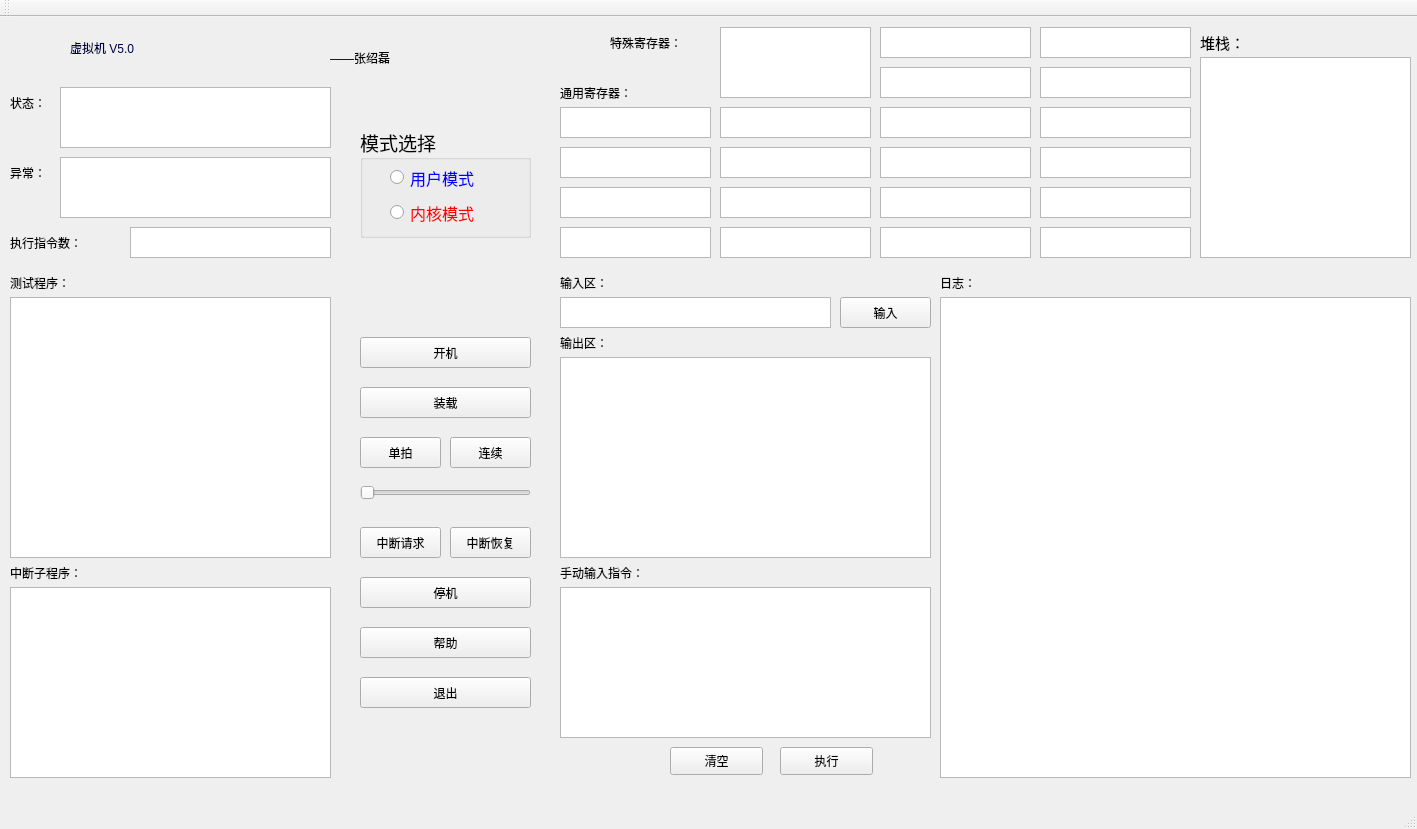
<?xml version="1.0" encoding="UTF-8"?>
<ui version="4.0">
 <class>MainWindow</class>
 <widget class="QMainWindow" name="MainWindow">
  <property name="geometry">
   <rect>
    <x>0</x>
    <y>0</y>
    <width>1417</width>
    <height>829</height>
   </rect>
  </property>
  <property name="windowTitle">
   <string>MainWindow</string>
  </property>
  <widget class="QWidget" name="centralWidget">
   <widget class="QTextEdit" name="textEdit">
    <property name="geometry">
     <rect>
      <x>940</x>
      <y>280</y>
      <width>471</width>
      <height>481</height>
     </rect>
    </property>
   </widget>
   <widget class="QTextEdit" name="textEdit_2">
    <property name="geometry">
     <rect>
      <x>10</x>
      <y>280</y>
      <width>321</width>
      <height>261</height>
     </rect>
    </property>
    <property name="styleSheet">
     <string notr="true">font: 10pt &quot;微软雅黑&quot;;</string>
    </property>
   </widget>
   <widget class="QPushButton" name="pushButton_START">
    <property name="geometry">
     <rect>
      <x>360</x>
      <y>320</y>
      <width>171</width>
      <height>31</height>
     </rect>
    </property>
    <property name="font">
     <font>
      <family>Adobe 黑体 Std R</family>
      <pointsize>9</pointsize>
     </font>
    </property>
    <property name="text">
     <string>开机</string>
    </property>
   </widget>
   <widget class="QTextEdit" name="textEdit_PC">
    <property name="geometry">
     <rect>
      <x>880</x>
      <y>10</y>
      <width>151</width>
      <height>31</height>
     </rect>
    </property>
   </widget>
   <widget class="QTextEdit" name="textEdit_IAR">
    <property name="geometry">
     <rect>
      <x>1040</x>
      <y>10</y>
      <width>151</width>
      <height>31</height>
     </rect>
    </property>
   </widget>
   <widget class="QTextEdit" name="textEdit_SP">
    <property name="geometry">
     <rect>
      <x>880</x>
      <y>50</y>
      <width>151</width>
      <height>31</height>
     </rect>
    </property>
   </widget>
   <widget class="QTextEdit" name="textEdit_PSW">
    <property name="geometry">
     <rect>
      <x>1040</x>
      <y>50</y>
      <width>151</width>
      <height>31</height>
     </rect>
    </property>
   </widget>
   <widget class="QTextEdit" name="textEdit_IR">
    <property name="geometry">
     <rect>
      <x>720</x>
      <y>10</y>
      <width>151</width>
      <height>71</height>
     </rect>
    </property>
   </widget>
   <widget class="QPushButton" name="pushButton_STEP">
    <property name="geometry">
     <rect>
      <x>360</x>
      <y>420</y>
      <width>81</width>
      <height>31</height>
     </rect>
    </property>
    <property name="font">
     <font>
      <family>Adobe 黑体 Std R</family>
      <pointsize>9</pointsize>
     </font>
    </property>
    <property name="text">
     <string>单拍</string>
    </property>
   </widget>
   <widget class="QPushButton" name="pushButton_CONTINUOUS">
    <property name="geometry">
     <rect>
      <x>450</x>
      <y>420</y>
      <width>81</width>
      <height>31</height>
     </rect>
    </property>
    <property name="font">
     <font>
      <family>Adobe 黑体 Std R</family>
      <pointsize>9</pointsize>
     </font>
    </property>
    <property name="text">
     <string>连续</string>
    </property>
   </widget>
   <widget class="QTextEdit" name="textEdit_G">
    <property name="geometry">
     <rect>
      <x>880</x>
      <y>130</y>
      <width>151</width>
      <height>31</height>
     </rect>
    </property>
   </widget>
   <widget class="QTextEdit" name="textEdit_D">
    <property name="geometry">
     <rect>
      <x>1040</x>
      <y>90</y>
      <width>151</width>
      <height>31</height>
     </rect>
    </property>
   </widget>
   <widget class="QTextEdit" name="textEdit_F">
    <property name="geometry">
     <rect>
      <x>720</x>
      <y>130</y>
      <width>151</width>
      <height>31</height>
     </rect>
    </property>
   </widget>
   <widget class="QTextEdit" name="textEdit_B">
    <property name="geometry">
     <rect>
      <x>720</x>
      <y>90</y>
      <width>151</width>
      <height>31</height>
     </rect>
    </property>
   </widget>
   <widget class="QTextEdit" name="textEdit_C">
    <property name="geometry">
     <rect>
      <x>880</x>
      <y>90</y>
      <width>151</width>
      <height>31</height>
     </rect>
    </property>
   </widget>
   <widget class="QTextEdit" name="textEdit_H">
    <property name="geometry">
     <rect>
      <x>1040</x>
      <y>130</y>
      <width>151</width>
      <height>31</height>
     </rect>
    </property>
   </widget>
   <widget class="QTextEdit" name="textEdit_A">
    <property name="geometry">
     <rect>
      <x>560</x>
      <y>90</y>
      <width>151</width>
      <height>31</height>
     </rect>
    </property>
   </widget>
   <widget class="QTextEdit" name="textEdit_E">
    <property name="geometry">
     <rect>
      <x>560</x>
      <y>130</y>
      <width>151</width>
      <height>31</height>
     </rect>
    </property>
   </widget>
   <widget class="QPushButton" name="pushButton_STOP">
    <property name="geometry">
     <rect>
      <x>360</x>
      <y>560</y>
      <width>171</width>
      <height>31</height>
     </rect>
    </property>
    <property name="font">
     <font>
      <family>Adobe 黑体 Std R</family>
      <pointsize>9</pointsize>
     </font>
    </property>
    <property name="text">
     <string>停机</string>
    </property>
   </widget>
   <widget class="QTextEdit" name="textEdit_N">
    <property name="geometry">
     <rect>
      <x>720</x>
      <y>210</y>
      <width>151</width>
      <height>31</height>
     </rect>
    </property>
   </widget>
   <widget class="QTextEdit" name="textEdit_I">
    <property name="geometry">
     <rect>
      <x>560</x>
      <y>170</y>
      <width>151</width>
      <height>31</height>
     </rect>
    </property>
   </widget>
   <widget class="QTextEdit" name="textEdit_K">
    <property name="geometry">
     <rect>
      <x>880</x>
      <y>170</y>
      <width>151</width>
      <height>31</height>
     </rect>
    </property>
   </widget>
   <widget class="QTextEdit" name="textEdit_P">
    <property name="geometry">
     <rect>
      <x>1040</x>
      <y>210</y>
      <width>151</width>
      <height>31</height>
     </rect>
    </property>
   </widget>
   <widget class="QTextEdit" name="textEdit_J">
    <property name="geometry">
     <rect>
      <x>720</x>
      <y>170</y>
      <width>151</width>
      <height>31</height>
     </rect>
    </property>
   </widget>
   <widget class="QTextEdit" name="textEdit_M">
    <property name="geometry">
     <rect>
      <x>560</x>
      <y>210</y>
      <width>151</width>
      <height>31</height>
     </rect>
    </property>
   </widget>
   <widget class="QTextEdit" name="textEdit_O">
    <property name="geometry">
     <rect>
      <x>880</x>
      <y>210</y>
      <width>151</width>
      <height>31</height>
     </rect>
    </property>
   </widget>
   <widget class="QTextEdit" name="textEdit_L">
    <property name="geometry">
     <rect>
      <x>1040</x>
      <y>170</y>
      <width>151</width>
      <height>31</height>
     </rect>
    </property>
   </widget>
   <widget class="QTextEdit" name="textEdit_state">
    <property name="geometry">
     <rect>
      <x>60</x>
      <y>70</y>
      <width>271</width>
      <height>61</height>
     </rect>
    </property>
    <property name="styleSheet">
     <string notr="true">font: 10pt &quot;微软雅黑&quot;;</string>
    </property>
   </widget>
   <widget class="QPushButton" name="pushButton_LOAD">
    <property name="geometry">
     <rect>
      <x>360</x>
      <y>370</y>
      <width>171</width>
      <height>31</height>
     </rect>
    </property>
    <property name="font">
     <font>
      <family>Adobe 黑体 Std R</family>
      <pointsize>9</pointsize>
     </font>
    </property>
    <property name="text">
     <string>装载</string>
    </property>
   </widget>
   <widget class="QTextEdit" name="textEdit_out">
    <property name="geometry">
     <rect>
      <x>560</x>
      <y>340</y>
      <width>371</width>
      <height>201</height>
     </rect>
    </property>
    <property name="styleSheet">
     <string notr="true">font: 10pt &quot;微软雅黑&quot;;</string>
    </property>
   </widget>
   <widget class="QPushButton" name="pushButton_INTERRUPT">
    <property name="geometry">
     <rect>
      <x>360</x>
      <y>510</y>
      <width>81</width>
      <height>31</height>
     </rect>
    </property>
    <property name="font">
     <font>
      <family>Adobe 黑体 Std R</family>
      <pointsize>9</pointsize>
     </font>
    </property>
    <property name="text">
     <string>中断请求</string>
    </property>
   </widget>
   <widget class="QPushButton" name="pushButton_RECVER">
    <property name="geometry">
     <rect>
      <x>450</x>
      <y>510</y>
      <width>81</width>
      <height>31</height>
     </rect>
    </property>
    <property name="font">
     <font>
      <family>Adobe 黑体 Std R</family>
      <pointsize>9</pointsize>
     </font>
    </property>
    <property name="text">
     <string>中断恢复</string>
    </property>
   </widget>
   <widget class="QTextEdit" name="textEdit_error">
    <property name="geometry">
     <rect>
      <x>60</x>
      <y>140</y>
      <width>271</width>
      <height>61</height>
     </rect>
    </property>
    <property name="styleSheet">
     <string notr="true">font: 10pt &quot;微软雅黑&quot;;</string>
    </property>
   </widget>
   <widget class="QTextEdit" name="textEdit_IN">
    <property name="geometry">
     <rect>
      <x>560</x>
      <y>570</y>
      <width>371</width>
      <height>151</height>
     </rect>
    </property>
    <property name="styleSheet">
     <string notr="true">font: 10pt &quot;微软雅黑&quot;;</string>
    </property>
   </widget>
   <widget class="QPushButton" name="pushButton_work">
    <property name="geometry">
     <rect>
      <x>780</x>
      <y>730</y>
      <width>93</width>
      <height>28</height>
     </rect>
    </property>
    <property name="font">
     <font>
      <family>Adobe 黑体 Std R</family>
      <pointsize>9</pointsize>
     </font>
    </property>
    <property name="text">
     <string>执行</string>
    </property>
   </widget>
   <widget class="QPushButton" name="pushButton_clear">
    <property name="geometry">
     <rect>
      <x>670</x>
      <y>730</y>
      <width>93</width>
      <height>28</height>
     </rect>
    </property>
    <property name="font">
     <font>
      <family>Adobe 黑体 Std R</family>
      <pointsize>9</pointsize>
     </font>
    </property>
    <property name="text">
     <string>清空</string>
    </property>
   </widget>
   <widget class="QSlider" name="Slider">
    <property name="geometry">
     <rect>
      <x>360</x>
      <y>460</y>
      <width>171</width>
      <height>31</height>
     </rect>
    </property>
    <property name="font">
     <font>
      <family>Adobe 黑体 Std R</family>
      <pointsize>9</pointsize>
     </font>
    </property>
    <property name="maximum">
     <number>5000</number>
    </property>
    <property name="singleStep">
     <number>100</number>
    </property>
    <property name="orientation">
     <enum>Qt::Horizontal</enum>
    </property>
   </widget>
   <widget class="QLabel" name="label">
    <property name="geometry">
     <rect>
      <x>70</x>
      <y>0</y>
      <width>251</width>
      <height>61</height>
     </rect>
    </property>
    <property name="styleSheet">
     <string notr="true">color: rgb(0, 0, 70);
font: 24pt &quot;Adobe 黑体 Std R&quot;;</string>
    </property>
    <property name="text">
     <string>虚拟机 V5.0</string>
    </property>
   </widget>
   <widget class="QLabel" name="label_2">
    <property name="geometry">
     <rect>
      <x>330</x>
      <y>20</y>
      <width>141</width>
      <height>41</height>
     </rect>
    </property>
    <property name="styleSheet">
     <string notr="true">font: 14pt &quot;Adobe 黑体 Std R&quot;;</string>
    </property>
    <property name="text">
     <string>——张绍磊</string>
    </property>
   </widget>
   <widget class="QLabel" name="label_3">
    <property name="geometry">
     <rect>
      <x>610</x>
      <y>10</y>
      <width>141</width>
      <height>31</height>
     </rect>
    </property>
    <property name="styleSheet">
     <string notr="true">font: 11pt &quot;Adobe 黑体 Std R&quot;;</string>
    </property>
    <property name="text">
     <string>特殊寄存器：</string>
    </property>
   </widget>
   <widget class="QLabel" name="label_4">
    <property name="geometry">
     <rect>
      <x>10</x>
      <y>70</y>
      <width>131</width>
      <height>31</height>
     </rect>
    </property>
    <property name="styleSheet">
     <string notr="true">font: 11pt &quot;Adobe 黑体 Std R&quot;;</string>
    </property>
    <property name="text">
     <string>状态：</string>
    </property>
   </widget>
   <widget class="QLabel" name="label_5">
    <property name="geometry">
     <rect>
      <x>10</x>
      <y>140</y>
      <width>131</width>
      <height>31</height>
     </rect>
    </property>
    <property name="styleSheet">
     <string notr="true">font: 11pt &quot;Adobe 黑体 Std R&quot;;</string>
    </property>
    <property name="text">
     <string>异常：</string>
    </property>
   </widget>
   <widget class="QLabel" name="label_6">
    <property name="geometry">
     <rect>
      <x>10</x>
      <y>250</y>
      <width>131</width>
      <height>31</height>
     </rect>
    </property>
    <property name="styleSheet">
     <string notr="true">font: 11pt &quot;Adobe 黑体 Std R&quot;;</string>
    </property>
    <property name="text">
     <string>测试程序：</string>
    </property>
   </widget>
   <widget class="QLabel" name="label_9">
    <property name="geometry">
     <rect>
      <x>560</x>
      <y>310</y>
      <width>131</width>
      <height>31</height>
     </rect>
    </property>
    <property name="styleSheet">
     <string notr="true">font: 11pt &quot;Adobe 黑体 Std R&quot;;</string>
    </property>
    <property name="text">
     <string>输出区：</string>
    </property>
   </widget>
   <widget class="QLabel" name="label_7">
    <property name="geometry">
     <rect>
      <x>560</x>
      <y>540</y>
      <width>171</width>
      <height>31</height>
     </rect>
    </property>
    <property name="styleSheet">
     <string notr="true">font: 11pt &quot;Adobe 黑体 Std R&quot;;</string>
    </property>
    <property name="text">
     <string>手动输入指令：</string>
    </property>
   </widget>
   <widget class="QLabel" name="label_8">
    <property name="geometry">
     <rect>
      <x>940</x>
      <y>250</y>
      <width>131</width>
      <height>31</height>
     </rect>
    </property>
    <property name="styleSheet">
     <string notr="true">font: 11pt &quot;Adobe 黑体 Std R&quot;;</string>
    </property>
    <property name="text">
     <string>日志：</string>
    </property>
   </widget>
   <widget class="QLabel" name="label_10">
    <property name="geometry">
     <rect>
      <x>560</x>
      <y>60</y>
      <width>161</width>
      <height>31</height>
     </rect>
    </property>
    <property name="styleSheet">
     <string notr="true">font: 11pt &quot;Adobe 黑体 Std R&quot;;</string>
    </property>
    <property name="text">
     <string>通用寄存器：</string>
    </property>
   </widget>
   <widget class="QTextEdit" name="textEdit_3">
    <property name="geometry">
     <rect>
      <x>10</x>
      <y>570</y>
      <width>321</width>
      <height>191</height>
     </rect>
    </property>
    <property name="styleSheet">
     <string notr="true">font: 10pt &quot;微软雅黑&quot;;</string>
    </property>
   </widget>
   <widget class="QLabel" name="label_11">
    <property name="geometry">
     <rect>
      <x>10</x>
      <y>540</y>
      <width>131</width>
      <height>31</height>
     </rect>
    </property>
    <property name="styleSheet">
     <string notr="true">font: 11pt &quot;Adobe 黑体 Std R&quot;;</string>
    </property>
    <property name="text">
     <string>中断子程序：</string>
    </property>
   </widget>
   <widget class="QPushButton" name="pushButton_help">
    <property name="geometry">
     <rect>
      <x>360</x>
      <y>610</y>
      <width>171</width>
      <height>31</height>
     </rect>
    </property>
    <property name="font">
     <font>
      <family>Adobe 黑体 Std R</family>
      <pointsize>9</pointsize>
     </font>
    </property>
    <property name="text">
     <string>帮助</string>
    </property>
   </widget>
   <widget class="QPushButton" name="pushButton_quit">
    <property name="geometry">
     <rect>
      <x>360</x>
      <y>660</y>
      <width>171</width>
      <height>31</height>
     </rect>
    </property>
    <property name="font">
     <font>
      <family>Adobe 黑体 Std R</family>
      <pointsize>9</pointsize>
     </font>
    </property>
    <property name="text">
     <string>退出</string>
    </property>
   </widget>
   <widget class="QTextEdit" name="textEdit_stack">
    <property name="geometry">
     <rect>
      <x>1200</x>
      <y>40</y>
      <width>211</width>
      <height>201</height>
     </rect>
    </property>
   </widget>
   <widget class="QLabel" name="label_12">
    <property name="geometry">
     <rect>
      <x>1200</x>
      <y>10</y>
      <width>161</width>
      <height>31</height>
     </rect>
    </property>
    <property name="font">
     <font>
      <family>Adobe 黑体 Std R</family>
      <pointsize>11</pointsize>
      <weight>50</weight>
      <italic>false</italic>
      <bold>false</bold>
     </font>
    </property>
    <property name="styleSheet">
     <string notr="true">font: 11pt &quot;Adobe 黑体 Std R&quot;;</string>
    </property>
    <property name="text">
     <string>堆栈：</string>
    </property>
   </widget>
   <widget class="QGroupBox" name="groupBox">
    <property name="geometry">
     <rect>
      <x>360</x>
      <y>110</y>
      <width>171</width>
      <height>111</height>
     </rect>
    </property>
    <property name="font">
     <font>
      <family>Adobe 黑体 Std R</family>
      <pointsize>14</pointsize>
     </font>
    </property>
    <property name="styleSheet">
     <string notr="true"/>
    </property>
    <property name="title">
     <string>模式选择</string>
    </property>
    <widget class="QRadioButton" name="radioButton_user">
     <property name="geometry">
      <rect>
       <x>30</x>
       <y>30</y>
       <width>141</width>
       <height>41</height>
      </rect>
     </property>
     <property name="minimumSize">
      <size>
       <width>20</width>
       <height>20</height>
      </size>
     </property>
     <property name="sizeIncrement">
      <size>
       <width>0</width>
       <height>0</height>
      </size>
     </property>
     <property name="baseSize">
      <size>
       <width>0</width>
       <height>0</height>
      </size>
     </property>
     <property name="font">
      <font>
       <family>Adobe 黑体 Std R</family>
       <pointsize>12</pointsize>
       <weight>50</weight>
       <italic>false</italic>
       <bold>false</bold>
       <underline>false</underline>
       <strikeout>false</strikeout>
       <kerning>true</kerning>
      </font>
     </property>
     <property name="cursor">
      <cursorShape>ArrowCursor</cursorShape>
     </property>
     <property name="autoFillBackground">
      <bool>false</bool>
     </property>
     <property name="styleSheet">
      <string notr="true">color: rgb(0, 0, 255);</string>
     </property>
     <property name="text">
      <string>用户模式</string>
     </property>
     <property name="iconSize">
      <size>
       <width>20</width>
       <height>20</height>
      </size>
     </property>
    </widget>
    <widget class="QRadioButton" name="radioButton_kernel">
     <property name="geometry">
      <rect>
       <x>30</x>
       <y>70</y>
       <width>131</width>
       <height>31</height>
      </rect>
     </property>
     <property name="font">
      <font>
       <family>Adobe 黑体 Std R</family>
       <pointsize>12</pointsize>
      </font>
     </property>
     <property name="styleSheet">
      <string notr="true">color: rgb(255, 0, 0);</string>
     </property>
     <property name="text">
      <string>内核模式</string>
     </property>
    </widget>
   </widget>
   <widget class="QTextEdit" name="textEdit_count">
    <property name="geometry">
     <rect>
      <x>130</x>
      <y>210</y>
      <width>201</width>
      <height>31</height>
     </rect>
    </property>
   </widget>
   <widget class="QLabel" name="label_13">
    <property name="geometry">
     <rect>
      <x>10</x>
      <y>210</y>
      <width>141</width>
      <height>31</height>
     </rect>
    </property>
    <property name="styleSheet">
     <string notr="true">font: 11pt &quot;Adobe 黑体 Std R&quot;;</string>
    </property>
    <property name="text">
     <string>执行指令数：</string>
    </property>
   </widget>
   <widget class="QTextEdit" name="textEdit_INPUT">
    <property name="geometry">
     <rect>
      <x>560</x>
      <y>280</y>
      <width>271</width>
      <height>31</height>
     </rect>
    </property>
   </widget>
   <widget class="QPushButton" name="pushButton">
    <property name="geometry">
     <rect>
      <x>840</x>
      <y>280</y>
      <width>91</width>
      <height>31</height>
     </rect>
    </property>
    <property name="font">
     <font>
      <family>Adobe 黑体 Std R</family>
      <pointsize>9</pointsize>
     </font>
    </property>
    <property name="text">
     <string>输入</string>
    </property>
   </widget>
   <widget class="QLabel" name="label_14">
    <property name="geometry">
     <rect>
      <x>560</x>
      <y>250</y>
      <width>131</width>
      <height>31</height>
     </rect>
    </property>
    <property name="styleSheet">
     <string notr="true">font: 11pt &quot;Adobe 黑体 Std R&quot;;</string>
    </property>
    <property name="text">
     <string>输入区：</string>
    </property>
   </widget>
  </widget>
  <widget class="QMenuBar" name="menuBar">
   <property name="geometry">
    <rect>
     <x>0</x>
     <y>0</y>
     <width>1417</width>
     <height>26</height>
    </rect>
   </property>
  </widget>
  <widget class="QToolBar" name="mainToolBar">
   <attribute name="toolBarArea">
    <enum>TopToolBarArea</enum>
   </attribute>
   <attribute name="toolBarBreak">
    <bool>false</bool>
   </attribute>
  </widget>
  <widget class="QStatusBar" name="statusBar"/>
 </widget>
 <layoutdefault spacing="6" margin="11"/>
 <resources/>
 <connections/>
</ui>
